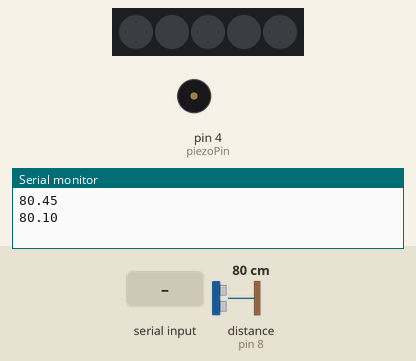
The sketch below on a simulated Arduino Uno, built with avr-gcc and run on an emulated ATmega328P. On the bench: 5 RGB LEDs in strip order, left to right, buzzer (waves = sounding), the last lines printed to the serial monitor. Wiring (inferred from the names in the program): ultrasonic range finder: trigger pin 7; echo pin 8. The inputs (shaded band) are chosen by the test bench; at power-on: distance to the obstacle (sensor on pin 8) 80 cm. The echo pulse lasts 58.3 µs per cm.

Above: at 1.2 s.
1.3 s: "3" received over Serial
At 1.73 s:
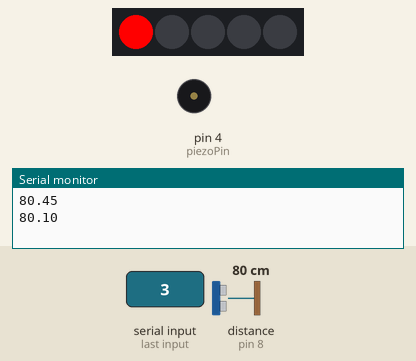
At 2.71 s:
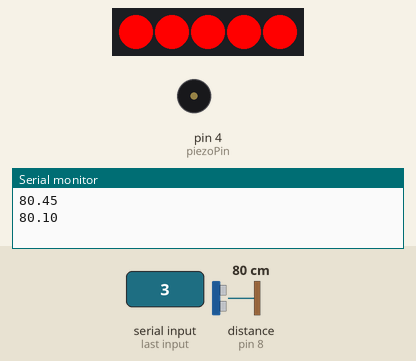
3.8 s: "4" received over Serial
At 5.9 s:
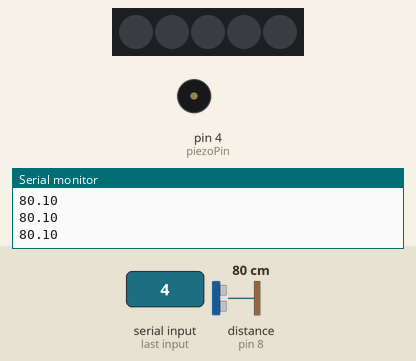
Timing chart, 0 to 7.4 s (numbered marks = the images above; inputs shaded):
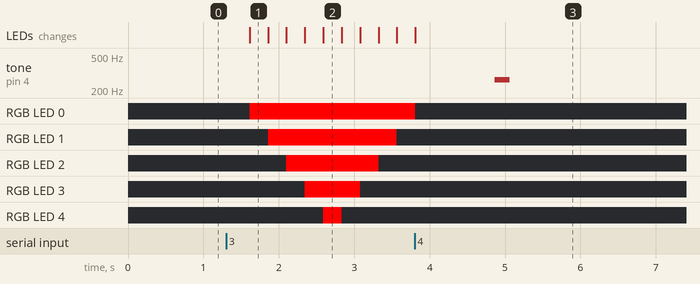

The sketch:

RC_ultrasonic_disp_phone_LR_turn.ino
```cpp
#include <Adafruit_NeoPixel.h>

#define C 262   // 도

int piezoPin = 4;
int tempo = 200;
int trig = 7;
int echo = 8;

int neopixelPin = 3;
// 네오픽셀을 사용하기 위해 객체 하나를 생성한다
// 첫번째 인자값은 네오픽셀의 LED의 개수
// 두번재 인자값은 네오픽셀이 연결된 아두이노의 핀번호
// 세번째 인자값은 네오픽셀의 타입에 따라 바뀌는 flag
Adafruit_NeoPixel strip = Adafruit_NeoPixel(5, neopixelPin, NEO_GRB+NEO_KHZ800);

void setup() {
  Serial.begin(9600);
  pinMode(piezoPin, OUTPUT);

  pinMode(trig, OUTPUT);
  pinMode(echo, INPUT);

  strip.begin(); // 네오픽셀의 초기화히기 위해 모든 LED를 off시킨다
  strip.show();

}

void loop() {
  char inputSignal = Serial.read();

  if(Serial.available()){
    Serial.write(inputSignal);
  }

  if(inputSignal=='3'){
    // 아래의 순서대로 NeoPixel을 반복한다.
    colorWipe(strip.Color(255,0,0),500);//빨간색 출력
    pixelsOffSquence(500); //차례로 끄기
  }

  if(inputSignal=='4'){
    tone(piezoPin, C, tempo);
  }

  if(inputSignal=='5'){
    for(int i=0; i<5; i++){
      pixelsOnL(strip.Color(255,0,0));//빨간색 출력
      delay(500);
      pixelsOffL();
      delay(500);
    }
  }

  if(inputSignal=='6'){
    for(int i=0; i<5; i++){
      pixelsOnR(strip.Color(255,0,0));//빨간색 출력
      delay(500);
      pixelsOffR();
      delay(500);
    }
  }

  digitalWrite(trig,LOW);
  digitalWrite(echo,LOW);
  delayMicroseconds(2);
  digitalWrite(trig,HIGH);
  delayMicroseconds(10);
  digitalWrite(trig,LOW);

  unsigned long duration = pulseIn(echo,HIGH);
  float distance = duration/29.0/2.0;

  Serial.println(distance);
  delay(800);
}

// NeoPixel에 달린 LED를 각각 주어진 인자값 색으로 채워나가는 함수
void colorWipe(uint32_t c, uint8_t wait){
  for(uint16_t i=0; i<strip.numPixels(); i++) {
    strip.setPixelColor(i, c);
    strip.show();
    delay(wait);
  }
}

void pixelsOffSquence(uint8_t wait){
  for(uint16_t i=0; i<strip.numPixels(); i++) {
    uint16_t pixels = (strip.numPixels()-1)-i;
    strip.setPixelColor(pixels, 0);
    strip.show();
    delay(wait);
  }
}

void pixelsOnL(uint32_t c){
  uint16_t i=0;
  strip.setPixelColor(i, c);
  strip.show();
}

void pixelsOffL(){
  uint16_t i=0;
  strip.setPixelColor(i, 0);
  strip.show();
}

void pixelsOnR(uint32_t c){
  uint16_t i=1;
  strip.setPixelColor(i, c);
  strip.show();
}

void pixelsOffR(){
  uint16_t i=1;
  strip.setPixelColor(i, 0);
  strip.show();
}
```

Measured:
- after the input at 1.3 s, RGB LED 0: off → RGB(255, 0, 0) after 0.31 s; RGB LED 1: off → RGB(255, 0, 0) after 0.56 s, → off 1.7 s later
- after the input at 3.8 s, tone on pin 4 (piezoPin): silent → 262 Hz after 1.1 s, → silent 0.20 s later
